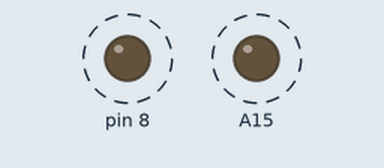
Recording of a sketch running on a simulated Arduino Mega 2560, built with avr-gcc and run on an emulated ATmega2560. Parts: output pins drawn as LEDs (lit = HIGH). Dashed ring = blinking. What the sketch prints to the serial monitor is not drawn.

Above: at 0.5 s.
Timing chart, 0 to 4.7 s (numbered marks = the images above):
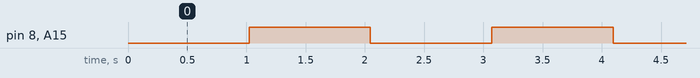

The sketch:

TIMERs_prueba_timer2_timer0.ino
```cpp
boolean flag1=true;
boolean flag2=true;
int contador1=0;
int contador2=0;

void setup()
{
  pinMode(8, OUTPUT);
  pinMode(A15, OUTPUT);

  cli();//stop interrupts

  //set timer0 interrupt at 1kHz
  TCCR0A = 0;// set entire TCCR0A register to 0
  TCCR0B = 0;// same for TCCR0B
  TCNT0  = 0;//initialize counter value to 0
  // set compare match register for 2khz increments
  OCR0A = 255;// = (16*10^6) / (2000*64) - 1 (must be <256) //antes para 2KHz estaba con 124
  // turn on CTC mode
  TCCR0A |= (1 << WGM01);
  // Set CS01 and CS00 bits for 64 prescaler
  TCCR0B |= (1 << CS01) | (1 << CS00);
  // enable timer compare interrupt
  TIMSK0 |= (1 << OCIE0A);

 //set timer2 interrupt every 1ms
  TCCR2A = 0;// set entire TCCR2A register to 0
  TCCR2B = 0;// same for TCCR2B
  TCNT2  = 0;//initialize counter value to 0
  // set compare match register for 7.8khz increments
  OCR2A = 255;// = (16*10^6) / (7812.5*8) - 1 (must be <256)
  // turn on CTC mode
  TCCR2A |= (1 << WGM21);
  // Set CS21 bit for 8 prescaler
  //TCCR2B |= (1 << CS21);
  // Set CS21 bit for 64 prescaler
  TCCR2B |= (1 << CS22)|(0 << CS21)|(0 << CS20);
  // enable timer compare interrupt
  TIMSK2 |= (1 << OCIE2A);

  sei();//allow interrupts

  Serial.begin(9600);


}

ISR(TIMER0_COMPA_vect) {

  //flag1=!flag1;
  contador1++;
  if(contador1==1000){ //como la interrupcion es cada 1ms, para que parpadee cada 1s -- entonces el contador tiene que ser 1000
    if(flag1) digitalWrite(A15, HIGH);
    else      digitalWrite(A15, LOW);

    contador1=0;
    flag1=!flag1;
  }
}

ISR(TIMER2_COMPA_vect) {

  //flag1=!flag1;
  contador2++;
  if(contador2==1000){ //como la interrupcion es cada 1ms, para que parpadee cada 1s -- entonces el contador tiene que ser 1000
    if(flag2) digitalWrite(8, HIGH);
    else      digitalWrite(8, LOW);

    contador2=0;
    flag2=!flag2;
  }
}


void loop()
{
  // your program here...
  Serial.println("Ejecutando proceso1");
  delay(1000);
  Serial.println("Ejecutando proceso2");
  delay(1000);

}
```

Measured:
- by itself, pin 8, A15: alternates HIGH for 1.0 s and LOW for 1.0 s
